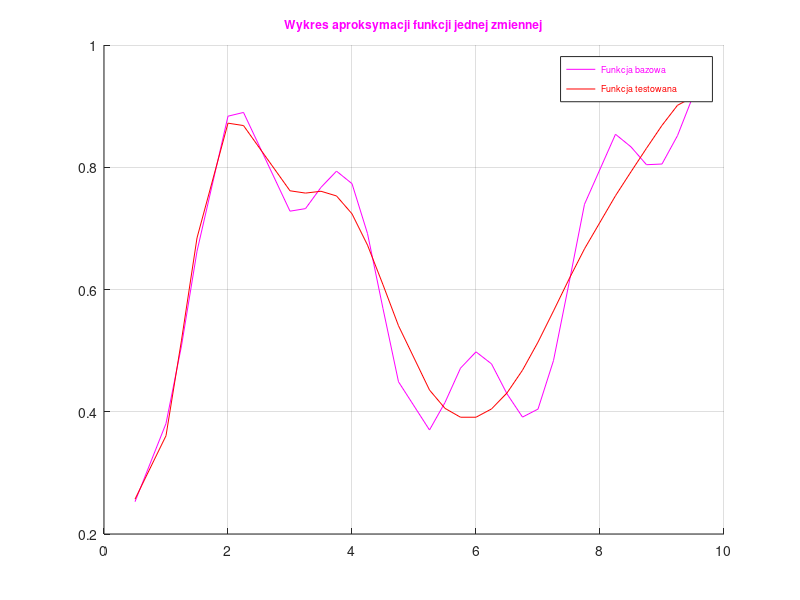

Recreate this plot in MATLAB. (Note: this script raises an error after producing the figure.)
%Szymon Palmowski 235911
%Programowanie sieciowe
%Laboratorium 4 - Aproksymacja funkcji jednej zmiennej

clear all;
close all;

%% Dane

xp = 0:0.25:10;
xp = xp';
dp = 0.8*sin(xp/4)+0.4*sin(pi*xp/4)+0.1*cos(pi*xp);
p = length(xp);         %liczba wszystkich punktow p
k = 10;                 %liczba centrum k<=p
p = p-k;                %pomniejszenie liczby punktow o liczbe centrum, jezeli zbior xp jest duzy
ind = randperm(length(xp));
c = xp(ind(1:k),:);     %losowanie punktow, ktore stana sie centrum
s = sort(ind(k+1:end));
x = xp(s,:);            %pomniejszenie zbioru punktow o centrum
d = dp(s,:);            %pomniejszenie zbioru punktow o centrum

%% Zdefiniowanie stalych elementow funkcji

t = max(c) - min(c);
sigma = t/k;

%% Radialna funkcja aktywacji Gaussa

phi = @(x,c) exp(-((x-c)'*(x-c))/2/sigma^2);
Phi = zeros(p,k);

%% Wyznaczanie macierzy fi

for i = 1:p
    for j = 1:k
        Phi(i,j) = phi(x(i), c(j));
    end
end
Phi = [ones(p,1), Phi];

%% Wyznaczanie wektora wag

w = inv(Phi'*Phi)*Phi'*d;

%% Testowanie

d_ = Phi*w;
f = figure(1);
whitebg([0 .5 .6])
hold on; grid on; title('\fontsize{12}{\color{magenta}Wykres aproksymacji funkcji jednej zmiennej}');
plot(x,d,'m')
plot(x,d_,'r')
legend('\fontsize{9}{\color{magenta}Funkcja bazowa}', '\fontsize{9}{\color{red}Funkcja testowana}')
saveas(f,sprintf('Palmowski_235911_pslab4C.png'));
x = 0:0.05:10;
x = x';
blad = mse(d_)